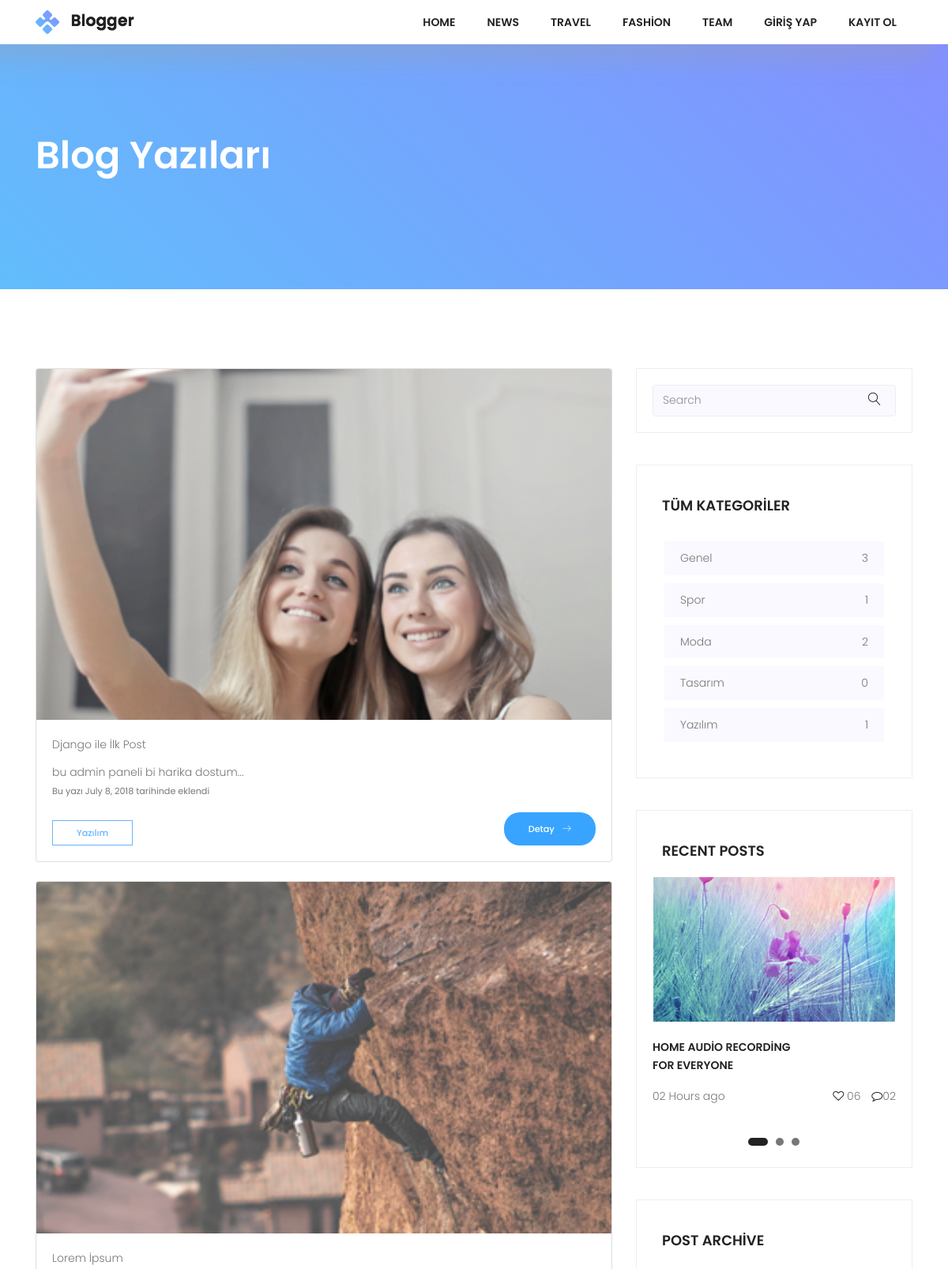
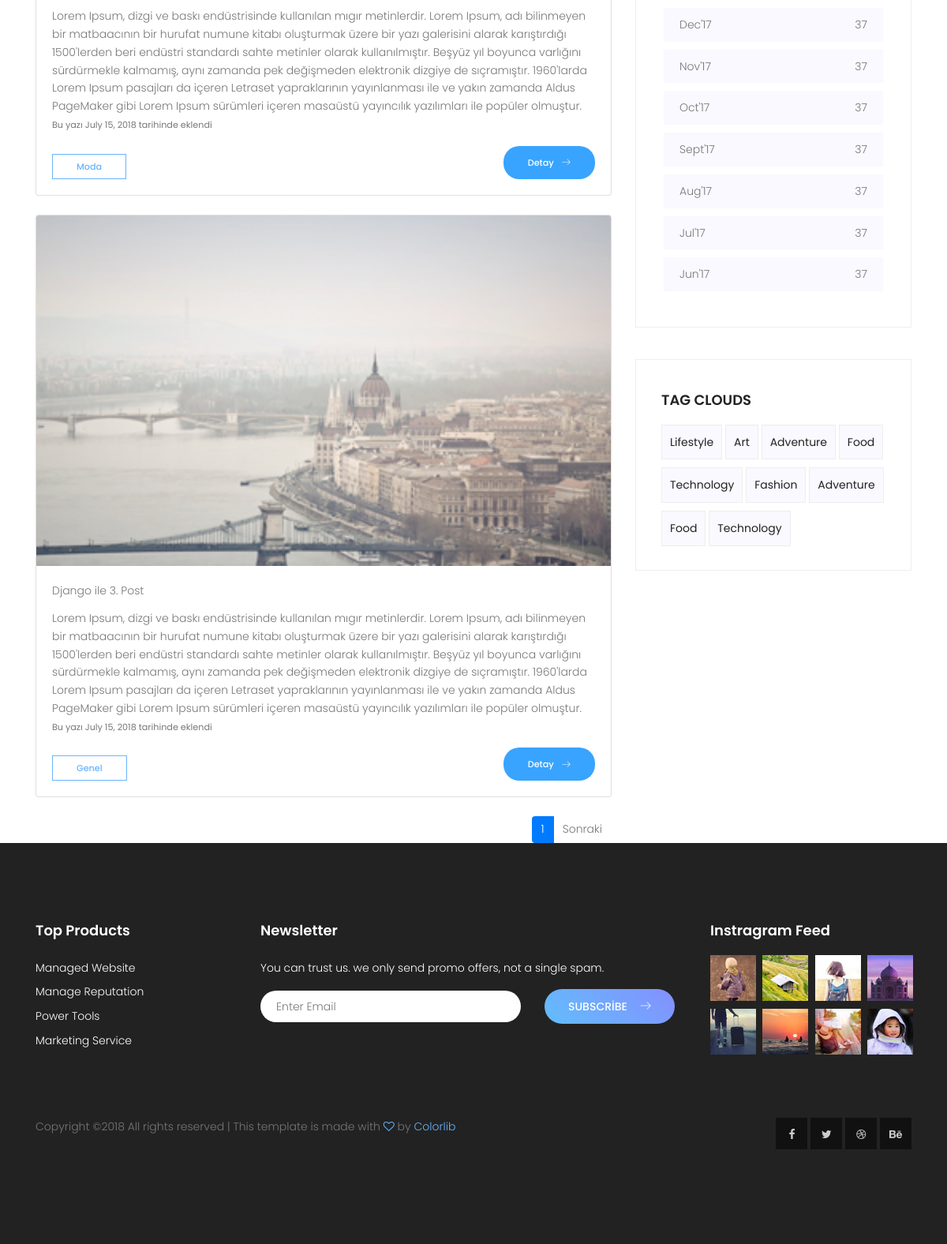
Screenshot of /blog/ with the database file from the repository (2 pictures, top to bottom).
### posts/models.py (models this page shows, shortened)
class Post(models.Model):
    user = models.ForeignKey(settings.AUTH_USER_MODEL,on_delete=models.CASCADE,default=1)
    title = models.CharField(max_length=150)
    image = models.ImageField(upload_to='uploads/',blank=True)
    content = models.TextField()
    slug = models.SlugField(unique=True,editable=False)
    created = models.DateField(auto_now_add=True)
    updated = models.DateField(auto_now=True)
    category = models.ForeignKey(Category,on_delete=models.CASCADE,related_name="posts")

class Category(models.Model):
    title = models.CharField(max_length=150)
    slug = models.SlugField(unique=True,editable=False)
    def postCount(self):
        return self.posts.all().count()

### posts/views.py (the view)
# urls.py: path('blog/', BlogView.as_view(), name="blog"),
class BlogView(ListView):
    template_name = "posts/blog.html"
    model = Post
    context_object_name = "blogPost"
    paginate_by = 3
    def get_context_data(self, **kwargs):
        context = super(BlogView, self).get_context_data(**kwargs)
        context['allCategories'] = Category.objects.all()
        return context

### posts/templates/posts/blog.html (shortened to what this page needs)
{% extends "base.html" %}
{% load static %}
{% block content %}
            <section class="top-section-area section-gap">
                <div class="container">
                    <div class="row justify-content-between align-items-center d-flex">
                        <div class="col-lg-8 top-left">
                            <h1 class="text-white mb-20">Blog Yazıları</h1>
                        </div>
                    </div>
                </div>
            </section>
    <div class="post-wrapper pt-100">
        <section class="post-area">
            <div class="container">
                <div class="row justify-content-center">
                  <div class="col-lg-8">
                      {% for post in blogPost %}
                      <div class="card mb-4">
                          <img src="{{ post.image.url }}"  class="card-img-top"/>
                          <div class="card-body">
                              <div class="card-title">
                                  {{ post.title }}  </div>
                              <div class="card-text">{{ post.content }}</div>
                              <div class="card-text"><small>Bu yazı {{ post.created }} tarihinde eklendi</small>
                              </div>
                              <div class="card-text mt-15">
                              <a href="#" class="genric-btn primary-border medium mt-10">{{ post.category.title }}</a>
                              <a href="{% url 'single' post.slug %}" class="float-right genric-btn info circle arrow">Detay <span class="lnr lnr-arrow-right"></span></a>
                              </div>
                          </div>
                      </div>
                      {% endfor %}
                      {% if is_paginated %}
                            <nav class="navigation">
                                <ul class="pagination justify-content-end">
                                      <li class="page-item active">
                                        <a href="#" class="page-link">{{ page_obj.number }}</a>
                                    </li>
                                    {% if page_obj.has_next %}
                                    <li class="page-item">
                                        <a href="{{ request.path }}?page={{ page_obj.next_page_number }}" class="page-link">Sonraki</a>
                                    </li>
                                    {% endif %}
                                </ul>
                            </nav>
                      {% endif %}
                  </div>
                    <div class="col-lg-4 sidebar-area ">
                        <div class="single_widget search_widget">
                            <div id="imaginary_container">
                                <div class="input-group stylish-input-group">
                                    <input type="text" class="form-control"  placeholder="Search" >
                                    <span class="input-group-addon">
                                        <button type="submit">
                                            <span class="lnr lnr-magnifier"></span>
                                        </button>
                                    </span>
                                </div>
                            </div>
                        </div>
                        <div class="single_widget cat_widget">
                            <h4 class="text-uppercase pb-20">Tüm Kategoriler</h4>
                            <ul>
                                {% for category in allCategories %}
                                <li>
                                    <a href="#">{{ category.title }} <span>{{ category.postCount }}</span></a>
                                </li>
                                {% endfor %}
                            </ul>
                        </div>
                        <div class="single_widget recent_widget">
                            <h4 class="text-uppercase pb-20">Recent Posts</h4>
                            <div class="active-recent-carusel">
                                <div class="item">
                                    <img src="{% static "img/asset/slider.jpg" %} " alt="">
                                    <p class="mt-20 title text-uppercase">Home Audio Recording <br>
                                    For Everyone</p>
                                    <p>02 Hours ago <span> <i class="fa fa-heart-o" aria-hidden="true"></i>
                                    06 <i class="fa fa-comment-o" aria-hidden="true"></i>02</span></p>
                                </div>
                            </div>
                        </div>
                        <div class="single_widget cat_widget">
                            <h4 class="text-uppercase pb-20">post archive</h4>
                            <ul>
                                <li>
                                    <a href="#">Dec'17 <span>37</span></a>
                                </li>
                                <li>
                                    <a href="#">Nov'17 <span>37</span></a>
                                </li>
                                <li>
                                    <a href="#">Oct'17 <span>37</span></a>
                                </li>
                                <li>
                                    <a href="#">Sept'17 <span>37</span></a>
                                </li>
                                <li>
                                    <a href="#">Aug'17 <span>37</span></a>
                                </li>
                                <li>
                                    <a href="#">Jul'17 <span>37</span></a>
                                </li>
                                <li>
                                    <a href="#">Jun'17 <span>37</span></a>
                                </li>
                            </ul>
                        </div>
                        <div class="single_widget tag_widget">
                            <h4 class="text-uppercase pb-20">Tag Clouds</h4>
                            <ul>
                                <li><a href="#">Lifestyle</a></li>
                                <li><a href="#">Art</a></li>
                                <li><a href="#">Adventure</a></li>
                                <li><a href="#">Food</a></li>
                                <li><a href="#">Technology</a></li>
                                <li><a href="#">Fashion</a></li>
                                <li><a href="#">Adventure</a></li>
                                <li><a href="#">Food</a></li>
                                <li><a href="#">Technology</a></li>
                            </ul>
                        </div>
                    </div>
                </div>
            </div>
        </section>
    </div>
{% endblock %}

### static/css/main.css (style rules this page uses)
body { color:#777;font-family:"Poppins",sans-serif;font-size:14px;font-weight:300;line-height:1.625em;position:relative }
ol,ul { margin:0;padding:0;list-style:none }
a { -webkit-transition:all 0.3s ease 0s;-moz-transition:all 0.3s ease 0s;-o-transition:all 0.3s ease 0s;transition:all 0.3s ease 0s }
a,a:focus,a:hover { text-decoration:none;outline:0 }
h1,h2,h3,h4,h5,h6 { font-family:"Poppins",sans-serif;color:#222;line-height:1.2em !important;margin-bottom:0;margin-top:0;font-weight:600 }
h1,.h1 { font-size:36px }
h4,.h4 { font-size:18px }
.mt-10 { margin-top:10px }
.mt-15 { margin-top:15px }
.mt-20 { margin-top:20px }
.mb-20 { margin-bottom:20px }
.pt-100 { padding-top:100px }
.pb-20 { padding-bottom:20px }
.float-right { float:right }
.text-white { color:#fff }
b,i,sup,sub,u,del { color:#69B4FD }
h1 { font-size:36px }
h4 { font-size:18px }
h1,h2,h3,h4,h5,h6 { line-height:1.5em }
.genric-btn { display:inline-block;outline:none;line-height:40px;padding:0 30px;font-size:.8em;text-align:center;text-decoration:none;font-weight:500;cursor:pointer;-webkit-transition:all 0.3s ease 0s;-moz-transition:all 0.3s ease 0s;-o-transition:all 0.3s ease 0s;transition:all 0.3s ease 0s }
.genric-btn.medium { line-height:30px }
.genric-btn.circle { border-radius:20px }
.genric-btn.arrow { display:-webkit-inline-box;display:-ms-inline-flexbox;display:inline-flex;-webkit-box-align:center;-ms-flex-align:center;align-items:center }
.genric-btn.arrow span { margin-left:10px }
.genric-btn.primary-border { color:#69B4FD;border:1px solid #69B4FD;background:#fff }
.genric-btn.info { color:#fff;background:#38a4ff;border:1px solid transparent }
body { position:relative }
i { color:#222 }
.section-gap { padding:120px 0 }
.p1-gradient-bg,.primary-btn,.footer-social a:hover,.single-footer-widget .bb-btn,.generic-banner,.tags ul a:hover,.overlay,.about_widget button:hover,.tag_widget ul li a:hover,.top-section-area { background-image:-moz-linear-gradient(45deg, #62bdfc 0%, #8490ff 100%);background-image:-webkit-linear-gradient(45deg, #62bdfc 0%, #8490ff 100%);background-image:-ms-linear-gradient(45deg, #62bdfc 0%, #8490ff 100%) }
.pagination a { border:none;color:#777 }
.search_widget .stylish-input-group .form-control,.top-section-area .stylish-input-group .form-control { border-right:0;box-shadow:0 0 0;border-color:#eee;background-color:#f9f9ff }
.search_widget .input-group-addon,.top-section-area .input-group-addon { background-color:#f9f9ff !important;border-color:#eee }
.search_widget .stylish-input-group button,.top-section-area .stylish-input-group button { border:0;background:transparent }
.search_widget input,.top-section-area input { font-size:14px }
.single_widget { border:1px solid #eee;padding:20px;margin-bottom:40px }
.cat_widget h4 { padding-top:20px;margin-left:12px }
.cat_widget ul { padding:15px }
.cat_widget ul li { background-color:#f9f9ff;padding:10px 20px;margin-bottom:10px;-webkit-transition:all 0.3s ease 0s;-moz-transition:all 0.3s ease 0s;-o-transition:all 0.3s ease 0s;transition:all 0.3s ease 0s }
.cat_widget ul li span { float:right }
.cat_widget ul li a { color:#777 }
.tag_widget h4 { padding-top:20px;margin-left:12px }
.tag_widget ul { margin-left:12px }
.tag_widget ul li { display:inline-block }
.tag_widget ul li a { color:#222;border:1px solid #eee;padding:10px;display:block;margin-bottom:10px;font-weight:400;background-color:#f9f9ff }
.recent_widget h4 { padding-top:20px;margin-left:12px }
.recent_widget .title { font-weight:600;color:#222 }
.recent_widget p i { margin-left:10px }
.recent_widget p span { float:right }
.sidebar-area { padding-bottom:80px }
.top-left h1 { font-size:48px }

### rows the page displays
Post: image (picture), title "Django ile İlk Post", content "bu admin paneli bi harika dostum...", created "July 8, 2018", category "Yazılım"
Post: image (picture), title "Lorem İpsum", content "Lorem Ipsum, dizgi ve baskı endüstrisinde kullanılan mıgır metinlerdir. Lorem Ipsum, adı bilinmeyen bir matbaacının bir hurufat numune kitabı oluşturmak üzere bir yazı galerisini alarak karıştırdığı 1500'lerden beri endüstri standardı sahte metinler olarak kullanılmıştır. Beşyüz yıl boyunca varlığını sürdürmekle kalmamış, aynı zamanda pek değişmeden elektronik dizgiye de sıçramıştır. 1960'larda Lorem Ipsum pasajları da içeren Letraset yapraklarının yayınlanması ile ve yakın zamanda Aldus PageMaker gibi Lorem Ipsum sürümleri içeren masaüstü yayıncılık yazılımları ile popüler olmuştur.", created "July 15, 2018", category "Moda"
Post: image (picture), title "Django ile 3. Post", content "Lorem Ipsum, dizgi ve baskı endüstrisinde kullanılan mıgır metinlerdir. Lorem Ipsum, adı bilinmeyen bir matbaacının bir hurufat numune kitabı oluşturmak üzere bir yazı galerisini alarak karıştırdığı 1500'lerden beri endüstri standardı sahte metinler olarak kullanılmıştır. Beşyüz yıl boyunca varlığını sürdürmekle kalmamış, aynı zamanda pek değişmeden elektronik dizgiye de sıçramıştır. 1960'larda Lorem Ipsum pasajları da içeren Letraset yapraklarının yayınlanması ile ve yakın zamanda Aldus PageMaker gibi Lorem Ipsum sürümleri içeren masaüstü yayıncılık yazılımları ile popüler olmuştur.", created "July 15, 2018", category "Genel"
Category: title "Genel", postCount "3"
Category: title "Spor", postCount "1"
Category: title "Moda", postCount "2"
Category: title "Tasarım", postCount "0"
Category: title "Yazılım", postCount "1"

### other values shown
{{ page_obj.number }} "1"
